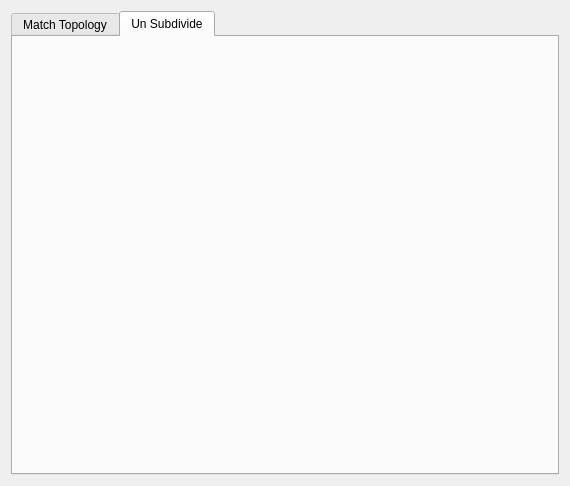
<?xml version="1.0" encoding="UTF-8"?>
<ui version="4.0">
 <class>Dialog</class>
 <widget class="QDialog" name="Dialog">
  <property name="geometry">
   <rect>
    <x>0</x>
    <y>0</y>
    <width>570</width>
    <height>486</height>
   </rect>
  </property>
  <property name="windowTitle">
   <string>Mesh Crawler</string>
  </property>
  <layout class="QVBoxLayout" name="verticalLayout_2">
   <item>
    <widget class="QTabWidget" name="uiTopTAB">
     <property name="currentIndex">
      <number>1</number>
     </property>
     <widget class="QWidget" name="uiTopologyParWID">
      <attribute name="title">
       <string>Match Topology</string>
      </attribute>
      <layout class="QVBoxLayout" name="verticalLayout_7">
       <property name="spacing">
        <number>0</number>
       </property>
       <property name="margin">
        <number>0</number>
       </property>
      </layout>
     </widget>
     <widget class="QWidget" name="uiUnSubParWID">
      <attribute name="title">
       <string>Un Subdivide</string>
      </attribute>
      <layout class="QVBoxLayout" name="verticalLayout_8">
       <property name="spacing">
        <number>0</number>
       </property>
       <property name="margin">
        <number>0</number>
       </property>
      </layout>
     </widget>
    </widget>
   </item>
  </layout>
 </widget>
 <resources/>
 <connections/>
</ui>
